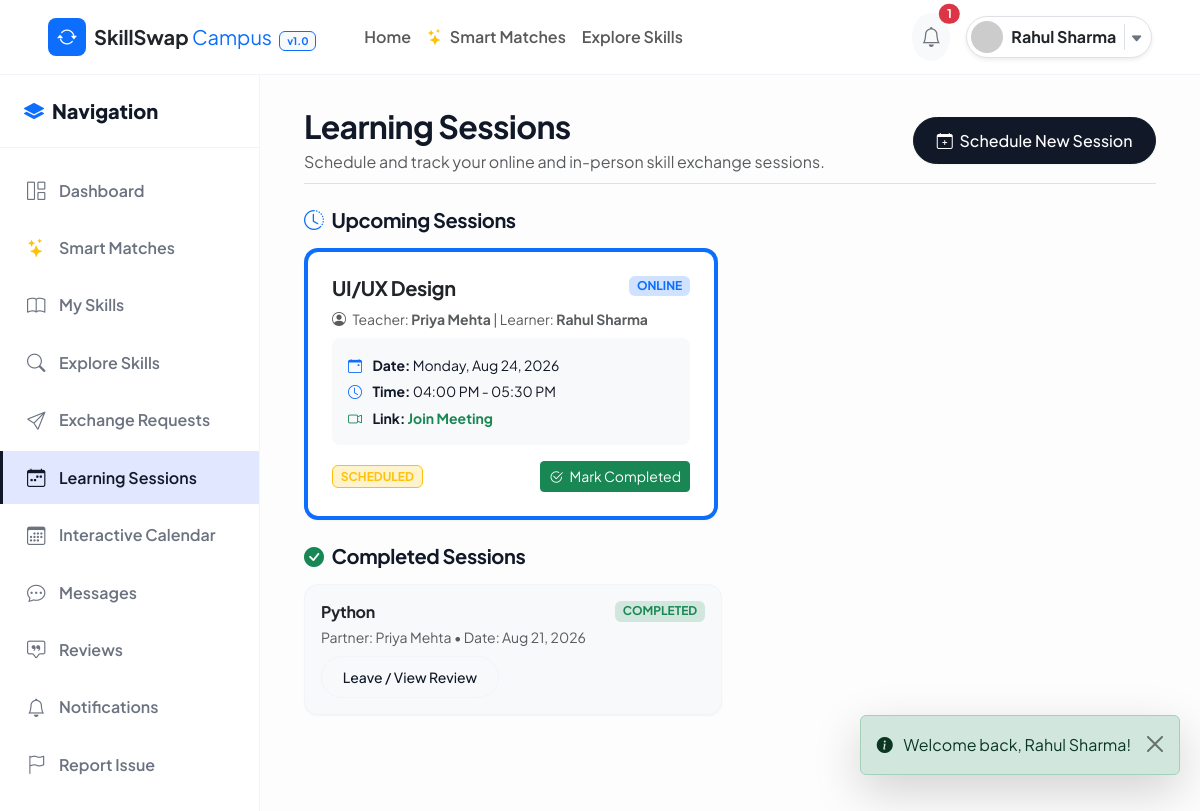
Screenshot of /student/sessions.php (signed in) with the database file from the repository.
### tables this page shows
CREATE TABLE `sessions` (
  `session_id` INT AUTO_INCREMENT PRIMARY KEY,
  `request_id` INT NOT NULL,
  `teacher_id` INT NOT NULL,
  `learner_id` INT NOT NULL,
  `skill_id` INT NOT NULL,
  `session_date` DATE NOT NULL,
  `start_time` TIME NOT NULL,
  `end_time` TIME NOT NULL,
  `mode` ENUM('ONLINE', 'OFFLINE') NOT NULL DEFAULT 'ONLINE',
  `meeting_link` VARCHAR(255) DEFAULT NULL,
  `location` VARCHAR(255) DEFAULT NULL,
  `status` ENUM('SCHEDULED', 'ONGOING', 'COMPLETED', 'CANCELLED') NOT NULL DEFAULT 'SCHEDULED',
  `created_at` TIMESTAMP DEFAULT CURRENT_TIMESTAMP,
  FOREIGN KEY (`request_id`) REFERENCES `learning_requests` (`request_id`) ON DELETE CASCADE,
  FOREIGN KEY (`teacher_id`) REFERENCES `users` (`user_id`) ON DELETE CASCADE,
  FOREIGN KEY (`learner_id`) REFERENCES `users` (`user_id`) ON DELETE CASCADE,
  FOREIGN KEY (`skill_id`) REFERENCES `skills` (`skill_id`) ON DELETE CASCADE
);

CREATE TABLE `skills` (
  `skill_id` INT AUTO_INCREMENT PRIMARY KEY,
  `skill_name` VARCHAR(100) NOT NULL UNIQUE,
  `category` VARCHAR(50) NOT NULL,
  `description` TEXT DEFAULT NULL,
  `created_at` TIMESTAMP DEFAULT CURRENT_TIMESTAMP
);

CREATE TABLE `users` (
  `user_id` INT AUTO_INCREMENT PRIMARY KEY,
  `name` VARCHAR(100) NOT NULL,
  `email` VARCHAR(100) NOT NULL UNIQUE,
  `password` VARCHAR(255) NOT NULL,
  `college_id` VARCHAR(50) NOT NULL UNIQUE,
  `department` VARCHAR(100) NOT NULL,
  `year` ENUM('1st Year', '2nd Year', '3rd Year', '4th Year', 'Postgraduate') NOT NULL DEFAULT '1st Year',
  `bio` TEXT DEFAULT NULL,
  `profile_image` VARCHAR(255) DEFAULT 'default-avatar.png',
  `role` ENUM('student', 'admin') NOT NULL DEFAULT 'student',
  `status` ENUM('active', 'inactive', 'suspended') NOT NULL DEFAULT 'active',
  `reputation_score` DECIMAL(5,2) NOT NULL DEFAULT 50.00,
  `created_at` TIMESTAMP DEFAULT CURRENT_TIMESTAMP,
  `updated_at` TIMESTAMP DEFAULT CURRENT_TIMESTAMP ON UPDATE CURRENT_TIMESTAMP,
  CONSTRAINT `chk_reputation_range` CHECK (`reputation_score` >= 0 AND `reputation_score` <= 100)
);

### student/sessions.php (the view, shortened to what this page needs)
<?php
$currentUserId = $_SESSION['user_id'];
$pdo = Database::getConnection();
$stmtSessions = $pdo->prepare("
    SELECT s.*, sk.skill_name,
           t.name AS teacher_name, l.name AS learner_name
    FROM sessions s
    JOIN skills sk ON s.skill_id = sk.skill_id
    JOIN users t ON s.teacher_id = t.user_id
    JOIN users l ON s.learner_id = l.user_id
    WHERE s.teacher_id = :id1 OR s.learner_id = :id2
    ORDER BY s.session_date DESC, s.start_time ASC
");
$stmtSessions->execute(['id1' => $currentUserId, 'id2' => $currentUserId]);
$sessions = $stmtSessions->fetchAll(PDO::FETCH_ASSOC);
$upcomingSessions  = array_filter($sessions, fn($s) => $s['status'] === 'SCHEDULED' || $s['status'] === 'ONGOING');
$completedSessions = array_filter($sessions, fn($s) => $s['status'] === 'COMPLETED');
require_once __DIR__ . '/../includes/header.php';
require_once __DIR__ . '/../includes/navbar.php';
?>
<div class="dashboard-wrapper">
  <?php require_once __DIR__ . '/../includes/sidebar.php'; ?>
  <main class="main-content">
    <div class="container-fluid">
      <div class="d-flex flex-column flex-md-row justify-content-between align-items-md-center mb-4 pb-2 border-bottom">
        <div>
          <h2 class="fw-bold mb-1">Learning Sessions</h2>
          <p class="text-muted mb-0">Schedule and track your online and in-person skill exchange sessions.</p>
        </div>
        <button class="btn btn-primary-custom mt-3 mt-md-0" data-bs-toggle="modal" data-bs-target="#scheduleModal">
          <i class="bi bi-calendar-plus me-1"></i> Schedule New Session
        </button>
      </div>
      <h5 class="fw-bold mb-3"><i class="bi bi-clock-history text-primary me-2"></i>Upcoming Sessions</h5>
      <?php if (empty($upcomingSessions)): ?>
        <div class="card-custom p-4 text-center text-muted mb-4">
          <p class="mb-0">No upcoming sessions scheduled. Accept an exchange request to schedule a session!</p>
        </div>
      <?php else: ?>
        <div class="row g-4 mb-4">
          <?php foreach ($upcomingSessions as $sess): ?>
          <div class="col-lg-6">
            <div class="card-custom p-4 border-start border-4 border-primary">
              <div class="d-flex justify-content-between align-items-start mb-2">
                <h5 class="fw-bold text-dark mb-0"><?= htmlspecialchars($sess['skill_name']) ?></h5>
                <span class="badge bg-primary-subtle text-primary"><?= htmlspecialchars($sess['mode']) ?></span>
              </div>
              <div class="small text-muted mb-2">
                <i class="bi bi-person-circle me-1"></i>
                Teacher: <strong><?= htmlspecialchars($sess['teacher_name']) ?></strong> | Learner: <strong><?= htmlspecialchars($sess['learner_name']) ?></strong>
              </div>
              <div class="p-3 bg-light rounded-3 small mb-3">
                <div class="mb-1"><i class="bi bi-calendar-event me-2 text-primary"></i> <strong>Date:</strong> <?= date('l, M d, Y', strtotime($sess['session_date'])) ?></div>
                <div class="mb-1"><i class="bi bi-clock me-2 text-primary"></i> <strong>Time:</strong> <?= date('h:i A', strtotime($sess['start_time'])) ?> - <?= date('h:i A', strtotime($sess['end_time'])) ?></div>
                <?php if ($sess['mode'] === 'ONLINE' && !empty($sess['meeting_link'])): ?>
                  <div><i class="bi bi-camera-video me-2 text-success"></i> <strong>Link:</strong> <a href="<?= htmlspecialchars($sess['meeting_link']) ?>" target="_blank" class="fw-bold text-success">Join Meeting</a></div>
                <?php elseif (!empty($sess['location'])): ?>
                  <div><i class="bi bi-geo-alt me-2 text-danger"></i> <strong>Location:</strong> <?= htmlspecialchars($sess['location']) ?></div>
                <?php endif; ?>
              </div>
              <div class="d-flex justify-content-between align-items-center">
                <span class="badge bg-warning-subtle text-warning border border-warning">SCHEDULED</span>
                <a href="sessions.php?complete=<?= $sess['session_id'] ?>" class="btn btn-sm btn-success" onclick="return confirm('Mark this session as completed?');">
                  <i class="bi bi-check2-circle me-1"></i> Mark Completed
                </a>
              </div>
            </div>
          </div>
          <?php endforeach; ?>
        </div>
      <?php endif; ?>
      <h5 class="fw-bold mb-3"><i class="bi bi-check-circle-fill text-success me-2"></i>Completed Sessions</h5>
      <?php if (empty($completedSessions)): ?>
        <div class="card-custom p-4 text-center text-muted">
          <p class="mb-0">No past completed sessions recorded yet.</p>
        </div>
      <?php else: ?>
        <div class="row g-3">
          <?php foreach ($completedSessions as $cs): ?>
          <div class="col-md-6">
            <div class="card-custom p-3 bg-light">
              <div class="d-flex justify-content-between align-items-center mb-1">
                <h6 class="fw-bold text-dark mb-0"><?= htmlspecialchars($cs['skill_name']) ?></h6>
                <span class="badge bg-success-subtle text-success">COMPLETED</span>
              </div>
              <div class="small text-muted mb-2">
                Partner: <?= htmlspecialchars($cs['teacher_id'] == $currentUserId ? $cs['learner_name'] : $cs['teacher_name']) ?>
                • Date: <?= date('M d, Y', strtotime($cs['session_date'])) ?>
              </div>
              <a href="reviews.php?session_id=<?= $cs['session_id'] ?>" class="btn btn-sm btn-outline-custom">Leave / View Review</a>
            </div>
          </div>
          <?php endforeach; ?>
        </div>
      <?php endif; ?>
    </div>
  </main>
</div>
<?php require_once __DIR__ . '/../includes/footer.php'; ?>

### assets/css/style.css (style rules this page uses)
:root { --primary: #111827; --primary-hover: #000000; --primary-light: #f3f4f6; --secondary: #4f46e5; --accent: #6366f1; --dark-bg: #030712; --dark-card: #111827; --light-bg: #fdfdfd; --surface: #ffffff; --border-color: #f1f5f9; --text-main: #111827; --text-muted: #6b7280; --text-light: #9ca3af; --success: #059669; --warning: #d97706; --danger: #dc2626; --radius-sm: 6px; --radius-md: 10px; --radius-lg: 14px; --radius-full: 9999px; --shadow-sm: 0 1px 2px rgba(0, 0, 0, 0.04); --shadow-md: 0 4px 6px -1px rgba(0, 0, 0, 0.05); --shadow-lg: 0 10px 15px -3px rgba(0, 0, 0, 0.05); --transition-fast: all 0.2s cubic-bezier(0.4, 0, 0.2, 1); --transition-normal: all 0.3s cubic-bezier(0.4, 0, 0.2, 1); }
body { font-family: 'Plus Jakarta Sans', -apple-system, BlinkMacSystemFont, "Segoe UI", Roboto, sans-serif; background-color: var(--light-bg); color: var(--text-main); min-height: 100vh; margin: 0; line-height: 1.6; }
h1, h2, h3, h4, h5, h6 { font-weight: 700; color: var(--text-main); letter-spacing: -0.02em; }
a { color: var(--primary); text-decoration: none; transition: var(--transition-fast); }
.btn-primary-custom { background: var(--primary); color: #ffffff; border: 1px solid var(--primary); padding: 0.65rem 1.4rem; border-radius: var(--radius-full); font-weight: 500; box-shadow: var(--shadow-sm); transition: var(--transition-normal); }
.btn-outline-custom { background: transparent; color: var(--primary); border: 1px solid var(--border-color); padding: 0.6rem 1.3rem; border-radius: var(--radius-full); font-weight: 500; transition: var(--transition-fast); }
.card-custom { background: var(--surface); border: 1px solid var(--border-color); border-radius: var(--radius-lg); box-shadow: var(--shadow-sm); transition: var(--transition-normal); overflow: hidden; }

### assets/css/dashboard.css (style rules this page uses)
.dashboard-wrapper { display: flex; min-height: calc(100vh - 65px); position: relative; }
.main-content { flex-grow: 1; padding: 2rem; background-color: var(--light-bg); overflow-x: hidden; }

### rows the page displays
sessions: skill.skill_name "UI/UX Design", mode "ONLINE", teacher.name "Priya Mehta", learner.name "Rahul Sharma", session_date "Monday, Aug 24, 2026", start_time "04:00 PM", end_time "05:30 PM"
sessions: skill.skill_name "Python", learner.name "Priya Mehta", session_date "Aug 21, 2026"

### other values shown
$unreadCount "1"
$userName "Rahul Sharma"
$flash['message'] "Welcome back, Rahul Sharma!"
